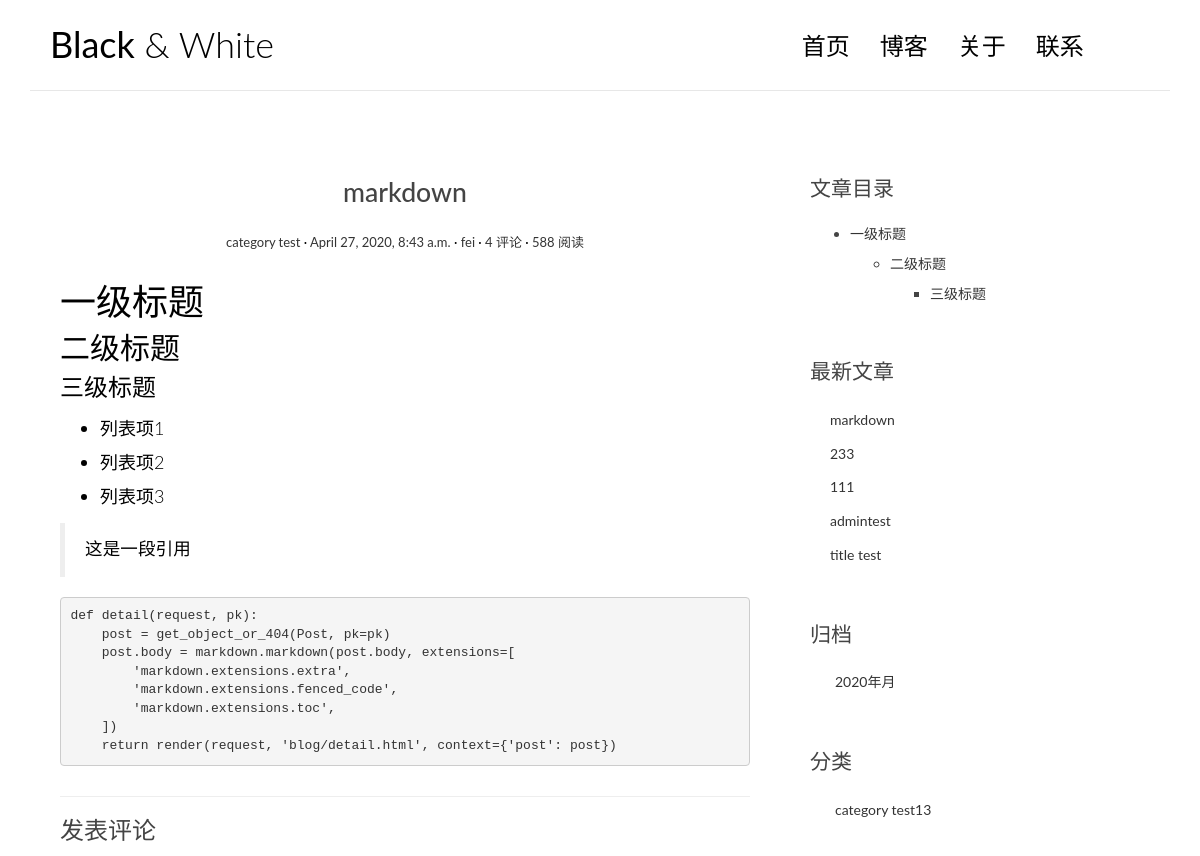
/post/5/ (upper part), run on an earlier commit of the app's database.
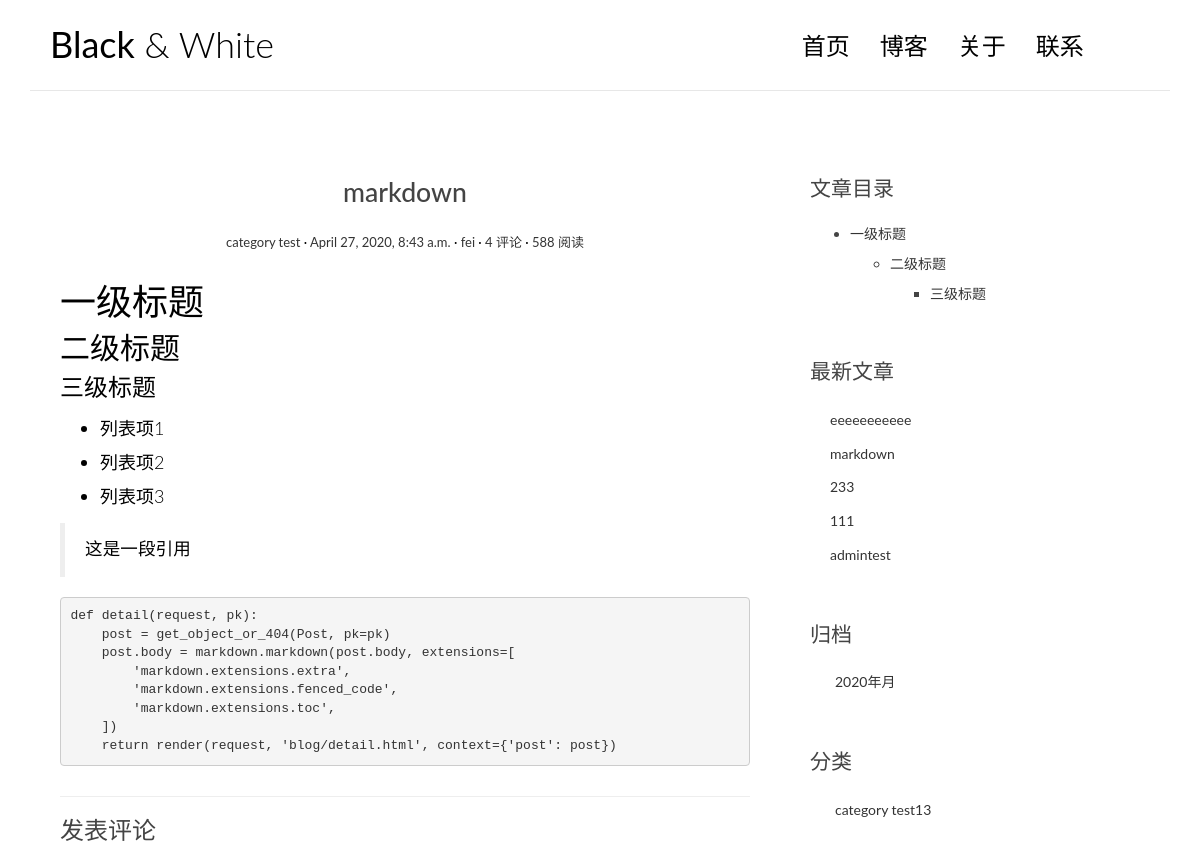
And on a later commit of the database.
### blog/models.py (models this page shows, shortened)
class Post(models.Model):
    class Meta:
        verbose_name = '文章'
        verbose_name_plural = verbose_name
    title = models.CharField('标题', max_length=100)
    body = models.TextField('正文', max_length=100000)
    created_time = models.DateTimeField('创建时间', default=timezone.now)
    modified_time = models.DateTimeField('修改时间')
    excerpt = models.CharField('摘要', max_length=100, blank=True)
    category = models.ForeignKey(Category, verbose_name='分类', on_delete=models.CASCADE)
    tags = models.ManyToManyField(Tag, verbose_name='标签', blank=True)
    author = models.ForeignKey(User, verbose_name='作者', on_delete=models.CASCADE)
    def get_absolute_url(self):
        return reverse('blog:detail', kwargs={'pk': self.pk})

class Category(models.Model):
    name = models.CharField(max_length=100)
    class Meta:
        verbose_name = '分类'
        verbose_name_plural = verbose_name

### blog/views.py (the view)
# urls.py: path('post/<int:pk>/', views.detail, name='detail'),
def detail(request, pk):
    post = get_object_or_404(Post, pk=pk)
    md = markdown.Markdown(extensions=[
        'markdown.extensions.extra',
        'markdown.extensions.codehilite',
        'markdown.extensions.fenced_code',
        TocExtension(slugify=slugify)
    ])
    post.body = md.convert(post.body)
    m = re.search(r'<div class="toc">\s*<ul>(.*)</ul>\s*</div>', md.toc, re.S)
    post.toc = m.group(1) if m is not None else ''
    return render(request, 'blog/detail.html', context={'post': post})

### blog/templatetags/blog_extra.py (called while the page is built)
@register.inclusion_tag('blog/inclusions/_recent_posts.html', takes_context=True)
def show_recent_posts(context, num=5):
    return {
        'recent_post_list': Post.objects.all().order_by('-created_time')[:num]
    }

@register.inclusion_tag('blog/inclusions/_archives.html', takes_context=True)
def show_archives(context):
    return {
        'date_list': Post.objects.dates('created_time', 'month', order='DESC')
    }

@register.inclusion_tag('blog/inclusions/_categories.html', takes_context=True)
def show_categories(context):
    return {
        'category_list': Category.objects.all()
    }

@register.inclusion_tag('blog/inclusions/_tags.html', takes_context=True)
def show_tags(context):
    return {
        'tag_list': Tag.objects.all()
    }

### comments/templatetags/comment_extra.py (called while the page is built)
@register.inclusion_tag('comments/inclusions/_form.html', takes_context=True)
def show_comment_form(context, post, form=None):
    if form is None:
        form = CommentForm()
    return {
        'form': form,
        'post': post,
    }

### templates/blog/detail.html (shortened to what this page needs)
{% extends 'base.html' %}
{% load comment_extra %}
{% block main %}
    <article class="post post-1">
        <header class="entry-header">
            <h1 class="entry-title">{{ post.title }}</h1>
            <div class="entry-meta">
                <span class="post-category"><a href="#">{{ post.category.name }}</a></span>
                <span class="post-date"><a href="#"><time class="entry-date"
                                                          datetime="{{ post.created_time }}">{{ post.created_time }}</time></a></span>
                <span class="post-author"><a href="#">{{ post.author }}</a></span>
                <span class="comments-link"><a href="#">4 评论</a></span>
                <span class="views-count"><a href="#">588 阅读</a></span>
            </div>
        </header>
        <div class="entry-content clearfix">
            {{ post.body|safe }}
        </div>
    </article>
    <section class="comment-area" id="comment-area">
        <hr>
        <h3>发表评论</h3>
    </section>
{% endblock main %}
{% block toc %}
    {% if post.toc %}
        <div class="widget widget-content">
            <h3 class="widget-title">文章目录</h3>
            <div class="toc">
                <ul>
                    {{ post.toc|safe }}
                </ul>
            </div>
        </div>
    {% endif %}
{% endblock toc %}

### templates/blog/inclusions/_recent_posts.html
<div class="widget widget-recent-posts">
    <h3 class="widget-title">最新文章</h3>
    <ul>
        {% for post in recent_post_list %}
            <li>
                <a href="{{ post.get_absolute_url }}">{{ post.title }}</a>
            </li>
        {% empty %}
            暂无文章
        {% endfor %}
    </ul>
</div>

### templates/blog/inclusions/_categories.html
<div class="widget widget-category">
    <h3 class="widget-title">分类</h3>
    <ul>
        {% for category in category_list %}
            <li>
                <a href="{% url 'blog:category' category.pk %}">{{ category.name }}<span class="post-count">13</span></a>
            </li>
        {% empty %}
            暂无分类
        {% endfor %}
    </ul>
</div>

What changed in the data, as far as the page shows it:
no longer on this page (row unchanged): Post: title "title test"
added Post: title "eeeeeeeeeee"
